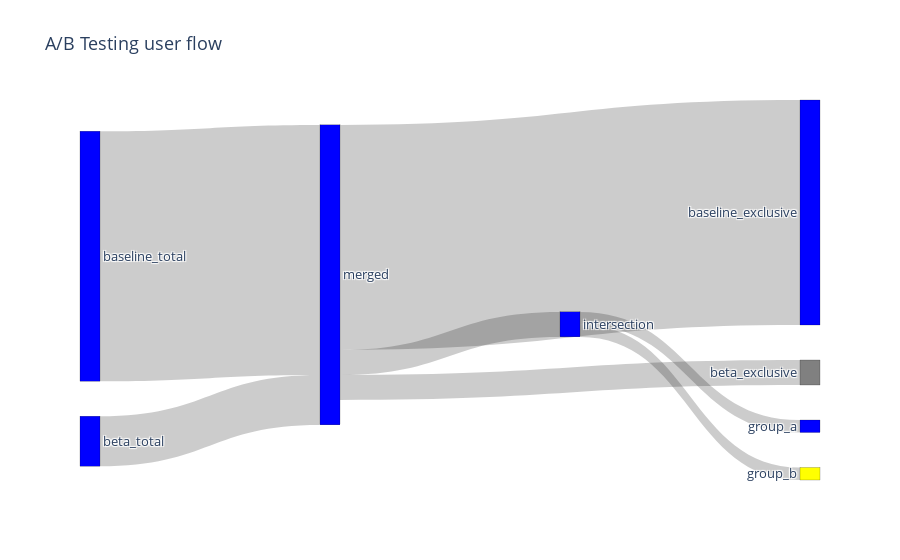

The code cell stored with this chart in its notebook:
### Code cell
import plotly
import plotly.graph_objects as go

fig = go.Figure(data=[go.Sankey(
    node = dict(
      pad = 35,
      thickness = 20,
      line = dict(color = "black", width = 0.2),
      label = [k for k,v in ab_stat.items()],
      color = ["blue", "blue", "blue", "blue", "blue", "gray", "blue", "yellow"]
    ),
    link = dict(
      source = [0, 1, 2, 2, 2, 3, 3], # indices correspond to labels, eg A1, A2, A2, B1, ...
      target = [2, 2, 3, 4, 5, 6, 7],
      value = [
          ab_stat["baseline_total"],
          ab_stat["beta_total"],
          ab_stat["intersection"],
          ab_stat["baseline_exclusive"],
          ab_stat["beta_exclusive"],
          ab_stat["group_a"],
          ab_stat["group_b"]
      ]
    )
)])

fig.update_layout(title_text="A/B Testing user flow", font_size=13)
fig.show()
# fig.write_image("./fig1.png")

### Figure 1 — Plotly figure (JSON) as saved in the notebook; plotly's stock layout.template omitted (floating-point values rounded to 4 significant figures)
{"data": [{"link": {"source": [0, 1, 2, 2, 2, 3, 3], "target": [2, 2, 3, 4, 5, 6, 7], "value": [10000, 2000, 1000, 9000, 1000, 500, 500]}, "node": {"color": ["blue", "blue", "blue", "blue", "blue", "gray", "blue", "yellow"], "label": ["baseline_total", "beta_total", "merged", "intersection", "baseline_exclusive", "beta_exclusive", "group_a", "group_b"], "line": {"color": "black", "width": 0.2}, "pad": 35, "thickness": 20}, "type": "sankey"}], "layout": {"font": {"size": 13}, "title": {"text": "A/B Testing user flow"}}}
